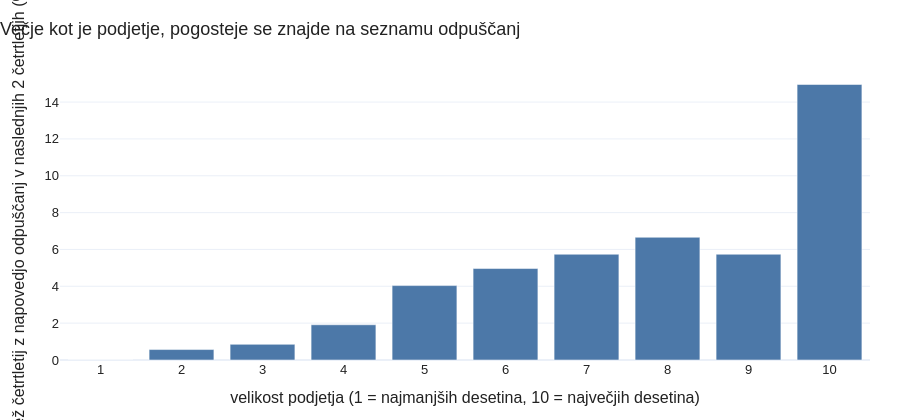

Notebook cell for this chart:
### Markdown cell above
## 3. Katera podjetja se znajdejo na seznamu?

Naslednje vprašanje: ali lahko po javnih računovodskih podatkih podjetja vnaprej ocenimo, katera bodo napovedala odpuščanja, in kaj to ocenjevanje poganja?

### Code cell
show("3_velikost")

### Figure 1 — Plotly figure (JSON) as saved in the notebook; plotly's stock layout.template omitted (floating-point values rounded to 4 significant figures)
{"data": [{"customdata": [[1411, 0], [1411, 8], [1411, 12], [1411, 27], [1411, 57], [1410, 70], [1411, 81], [1411, 94], [1411, 81], [1411, 211]], "hovertemplate": "velikostna skupina %{x}<br>%{customdata[1]} od %{customdata[0]} četrtletij: %{y:.1f} %<extra></extra>", "marker": {"color": "#4C78A8"}, "type": "bar", "x": [1, 2, 3, 4, 5, 6, 7, 8, 9, 10], "y": [0.0, 0.567, 0.8505, 1.914, 4.04, 4.965, 5.741, 6.662, 5.741, 14.95]}], "layout": {"colorway": ["#4C78A8", "#F58518", "#E45756", "#72B7B2", "#54A24B", "#EECA3B", "#B279A2", "#FF9DA6", "#9D755D", "#BAB0AC"], "font": {"color": "#222222", "family": "Arial, Helvetica, sans-serif", "size": 13}, "height": 420, "hoverlabel": {"namelength": -1}, "legend": {"orientation": "h", "x": 0, "y": -0.15, "yanchor": "top"}, "margin": {"b": 60, "l": 60, "r": 30, "t": 70}, "separators": ",.", "title": {"text": "Večje kot je podjetje, pogosteje se znajde na seznamu odpuščanj", "x": 0, "xanchor": "left"}, "xaxis": {"dtick": 1, "title": {"text": "velikost podjetja (1 = najmanjših desetina, 10 = največjih desetina)"}}, "yaxis": {"title": {"text": "delež četrtletij z napovedjo odpuščanj v naslednjih 2 četrtletjih (%)"}}}}
